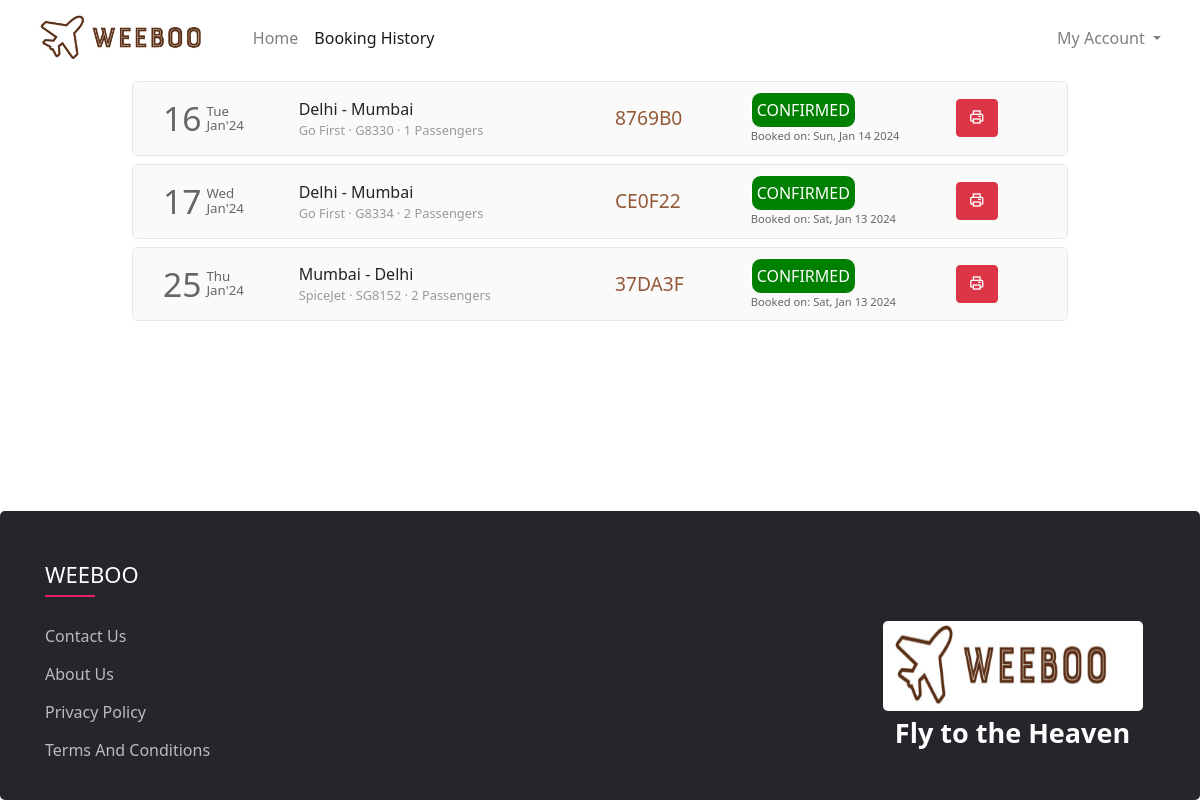
The app's page /flight/book_history (signed in) with its own data.
### Flight1/models.py (models this page shows, shortened)
class Ticket(models.Model):
    user = models.ForeignKey(User,on_delete=models.CASCADE,related_name="bookings", blank=True, null=True)
    ticket_code = models.CharField(max_length=6, unique=True)
    passengers = models.ManyToManyField(Passenger, related_name="flight_tickets")
    flight = models.ForeignKey(Flight, on_delete=models.CASCADE, related_name="tickets", blank=True, null=True)
    departure_date = models.DateField(blank=True, null=True)
    arrival_date = models.DateField(blank=True, null=True)
    flight_fare = models.FloatField(blank=True,null=True)
    total_fare = models.FloatField(blank=True, null=True)
    seat_class = models.CharField(max_length=20, choices=SEAT_CLASS)
    booking_date = models.DateTimeField(default=datetime.now)
    mobile = models.CharField(max_length=20,blank=True)
    email = models.EmailField(max_length=45, blank=True)
    status = models.CharField(max_length=45, choices=TICKET_STATUS)

class Flight(models.Model):
    depart= models.ForeignKey(Place, on_delete=models.CASCADE, related_name="departures")
    destination = models.ForeignKey(Place, on_delete=models.CASCADE, related_name="arrivals")
    depart_time = models.TimeField(auto_now=False, auto_now_add=False)
    depart_day= models.ManyToManyField(Week, related_name="flight_of_the_days")
    duration = models.DurationField(null=False, blank=False)
    arrival_time = models.TimeField(auto_now=False, auto_now_add=False)
    plane = models.CharField(max_length=32)
    airline= models.CharField(max_length=32)
    economy_fare = models.FloatField(null=True)
    business_fare = models.FloatField(null=True)
    first_fare = models.FloatField(null=True)

class Place(models.Model):
     code = models.CharField(max_length=3, null= False, blank = False)
     city = models.CharField(max_length=64, null= False, blank = False)
     country = models.CharField(max_length = 64, null= False, blank = False)
     airport = models.CharField(max_length= 64, null= False, blank = False)

### Flight1/views.py (the view)
# urls.py: path('flight/book_history', views.book_history, name="history"),
def book_history(request):
    if request.user.is_authenticated:
        tickets = Ticket.objects.filter(user=request.user).order_by('-booking_date')
        return render(request, 'Flight1/history.html', {
            'page': 'bookings',
            'tickets': tickets,
        })
    else:
        return HttpResponseRedirect(reverse('Flight1:login'))

### Flight1/templates/Flight1/history.html (shortened to what this page needs)
{% extends 'Flight1/homelayout.html' %}
{% load static %}
{% block head %}
    <link rel="stylesheet" href="{% static 'Flight1/css/history.css' %}">
    <link href='https://unpkg.com/boxicons@2.1.4/css/boxicons.min.css' rel='stylesheet'>
{% endblock head %}
{% block body %}
    <section class="section-section1">
        <div class="container-ticket">
            {% if tickets %}
                {% for ticket in tickets %}
                    <div class="row each-flight" id="{{ticket.ticket_code}}">
                        <div class="col-2" style="display: flex;">
                            <div style="display: flex; color: #666666; margin-top: auto;">
                                <div>
                                    <span style="font-size: 2.1em;">{{ticket.departure_date | date:"d"}}</span>
                                </div>
                                <div style="font-size: smaller; display: flex; margin: auto 0; padding-left: 5px; line-height: 1em;">
                                    <div style="margin: auto;">
                                        <div style="margin-bottom: 1px;">{{ticket.departure_date | date:"D"}}</div>
                                        <div style="margin-top: 1px;">{{ticket.departure_date | date:"M'y"}}</div>
                                    </div>
                                </div>
                            </div>
                        </div>
                        <div class="col-4 middle-div">
                            <div style="width:100%">
                                <div class="row places" >
                                    <div style="max-width: 45%;">{{ticket.flight.depart.city}} - {{ticket.flight.destination.city}}</div>
                                </div>
                                <div class="row places" style="font-size: .8em; color: #999999; ">
                                    <div style="max-width: 100%;">{{ticket.flight.airline}} &middot; {{ticket.flight.plane}} &middot; {{ticket.passengers.count}} Passengers</div>
                                </div>
                            </div>
                        </div>
                        <div class="col-2 middle-div">
                            <div style="font-size: 1.2em; color: #945937;">{{ticket.ticket_code}}</div>
                        </div>
                        <div class="col-2 middle-div">
                            <div>
                                <div class="row status-div">
                                    {% if ticket.status == 'CONFIRMED' %}
                                        <div style="background-color: green" class="status">{{ticket.status}}</div>
                                    {% endif %}
                                </div>
                                <div class="row booking-date-div" style="font-size: .7em; color: #666;">
                                    {% if ticket.status == 'CONFIRMED' %}
                                        Booked on: {{ticket.booking_date | date:"D, M d Y"}}
                                    {% endif %}
                                </div>
                            </div>
                        </div>
                        <div class="col-2 last-div">
                            <div>
                                <div class="ticket-action-div">
                                    {% if ticket.status == 'CONFIRMED' %}
                                        <form action="{% url 'Flight1:print' %}" method="get" target="_blank">
                                            <button type="submit" class="btn btn-danger"><i class='bx bx-printer'></i>
                                            </button>
                                        </form>
                                    {% endif %}
                                </div>
                            </div>
                        </div>
                    </div>
                {% endfor %}
            {% endif %}
        </div>
    </section>
{% endblock %}

### Flight1/templates/Flight1/homelayout.html (shortened to what this page needs)
{% load static %}
<!DOCTYPE html>
<html lang="en">
<head>
    <link rel="stylesheet" href="{% static 'Flight1/css/homelayout.css' %}">
    <link rel="stylesheet" href="https://stackpath.bootstrapcdn.com/bootstrap/4.4.1/css/bootstrap.min.css">
    <link rel="stylesheet" href="https://use.typekit.net/cav5lva.css">
    <link rel="stylesheet" href="https://cdnjs.cloudflare.com/ajax/libs/font-awesome/4.7.0/css/font-awesome.min.css">
    {% block head %}
    {% endblock %}
</head>
<body>
    <div class="container-fluid">
      <nav class="navbar navbar-expand-lg navbar-light">
        <a class="navbar-brand" href="{% url 'Flight1:index' %}">
            <img src="{% static 'Flight1/img/iconlogo.jpg' %}" height="50"  alt="">
        </a>
        <div class="collapse navbar-collapse" id="navbarSupportedContent">
          <ul class="navbar-nav mr-auto">
            <li class="nav-item {% if not page %}active{% endif %}">
              <a class="nav-link" href="{% url 'Flight1:index' %}">Home</a>
            </li>
            <li class="nav-item {% if page == 'bookings' %}active{% endif %}">
              <a class="nav-link" href="{% url 'Flight1:history' %}">Booking History</a>
            </li>
          </ul>
          <ul class="navbar-nav">
            {% if not user.is_authenticated %}
              <li class="nav-item">
                <button class="btn btn-outline-dark" style="border-radius: 25rem;" onclick="window.location.href = '/login';">
                  <svg width="1.1em" height="1.1em" viewBox="0 1.5 16 16" class="bi bi-person-fill" fill="currentColor" xmlns="http://www.w3.org/2000/svg">
                    <path fill-rule="evenodd" d="M3 14s-1 0-1-1 1-4 6-4 6 3 6 4-1 1-1 1H3zm5-6a3 3 0 1 0 0-6 3 3 0 0 0 0 6z"/>
                  </svg>
                  Login
                </button>
              </li>
            {% else %}
              <li class="nav-item dropdown my-account">
                <a class="nav-link dropdown-toggle" href="#" id="navbarDropdown" role="button" data-toggle="dropdown" aria-haspopup="true" aria-expanded="false">
                  My Account
                </a>
              </li>
            {% endif %}
          </ul>
        </div>
      </nav>
  <main>
    {% block body %}{% endblock %}
  </main>
</div>
<footer class="footer">
  <div class="container">
    <div class="row">
      <div class="footer-col">
        <h4>WEEBOO</h4>
        <ul>
          <li><a href="{% url 'Flight1:contact' %}">Contact Us</a></li>
          <li><a href="{% url 'Flight1:aboutus' %}">About Us</a></li>
          <li><a href="{% url 'Flight1:privacy' %}">Privacy Policy</a></li>
          <li><a href="{% url 'Flight1:terms' %}">Terms and Conditions </a></li>
        </ul>
      </div>
      <div class="footer-col-2">
        <div class="logo-container">
          <img
            src="{% static 'Flight1/img/iconlogo.jpg' %}"
            height="90"
            width="260"
            style="border-radius: 5px"
          />
        </div>
        <div class="quote-container">Fly to the Heaven</div>
      </div>
    </div>
  </div>
</footer>
</body>
</html>

### Flight1/static/Flight1/css/homelayout.css (style rules this page uses)
html,body { margin: 0; padding: 0; }
body { font-family: "Segoe UI", sans-serif; font-weight: normal; font-style: normal; min-width: 250px; height: 100vh; display: flex; flex-direction: column; justify-content: space-between; }
.container-fluid { padding-left: 0; padding-right: 0; }
.navbar { padding: .7rem 1.2rem; background-color: white; transition-duration: .2s; }
footer { line-height: 1.75; font-family: "Segoe UI", sans-serif; border-radius: 5px; position: relative; }
footer * { margin:0; padding:0; box-sizing: border-box; }
.container { max-width: 1170px; margin:auto; }
.row { display: flex; flex-wrap: wrap; justify-content: space-between; }
ul { list-style: none; }
.footer { background-color: #24262b; padding: 50px 0 20px 0; width: 100%; }
.footer-col { width: 25%; padding: 0 300px 0 15px; flex: 1 ; }
.footer-col-2 { padding: 60px 0 20px 300px; flex:1.5; }
.footer-col h4 { font-size: 22px; color: #ffffff; text-transform: capitalize; margin-bottom: 35px; font-weight: 500; position: relative; }
.footer-col h4::before { content: ''; position: absolute; left:0; bottom: -10px; background-color: #e91e63; height: 2px; box-sizing: border-box; width: 50px; }
.footer-col ul li:not(:last-child) { margin-bottom: 10px; }
.footer-col ul li a { font-size: 16px; text-transform: capitalize; color: #ffffff; text-decoration: none; font-weight: 300; color: #bbbbbb; display: block; transition: all 0.3s ease; }
.quote-container { font-family: "Segoe UI", serif; color: #ffffff; text-align: center; max-width: 500px; margin: auto; font-size: 27px; font-weight: 600; line-height: 1.6; }
.logo-container { text-align: center; }

### Flight1/static/Flight1/css/history.css (style rules this page uses)
* { font-family: "Segoe UI", sans-serif; margin: 0; padding: 0; }
body { word-wrap: break-word; }
.container-ticket { cursor: pointer; border-radius: 2px; }
.each-flight { width: 80%; margin: 5px auto 8px auto; transition-duration: .4s; padding: 10px 15px; background: #fafafa; border: 1px solid #e6e6e6; border-radius: 5px; }
.each-flight > div { display: flex; overflow: auto; }
.each-flight > div > div { margin-top: auto; margin-bottom: auto; width: 100%; }
.ticket-action-div { display: flex; justify-content: space-evenly; }
.status { color: white; padding: 5px; border: 1px solid ; border-radius: 10px; }

### records on screen
Ticket: departure_date "16", departure_date "Tue", departure_date "Jan'24", flight.depart.city "Delhi", flight.destination.city "Mumbai", flight.airline "Go First", flight.plane "G8330", passengers.count "1", ticket_code "8769B0", status "CONFIRMED", booking_date "Sun, Jan 14 2024"
Ticket: departure_date "17", departure_date "Wed", departure_date "Jan'24", flight.depart.city "Delhi", flight.destination.city "Mumbai", flight.airline "Go First", flight.plane "G8334", passengers.count "2", ticket_code "CE0F22", status "CONFIRMED", booking_date "Sat, Jan 13 2024"
Ticket: departure_date "25", departure_date "Thu", departure_date "Jan'24", flight.depart.city "Mumbai", flight.destination.city "Delhi", flight.airline "SpiceJet", flight.plane "SG8152", passengers.count "2", ticket_code "37DA3F", status "CONFIRMED", booking_date "Sat, Jan 13 2024"
